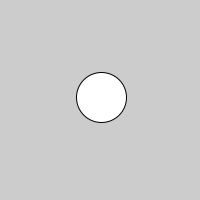
Frame 1 (no input)
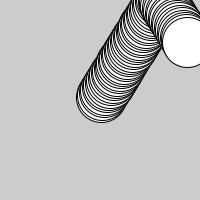
Frame 60 (the mouse pressed at the canvas centre just before this capture)
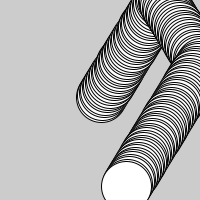
Frame 120 (the mouse held since frame 60 and released just before this capture)

The Processing sketch that drew these frames (run headless with seeded random() and noise(); from frame 60 on, the mouse is pressed at the canvas centre):

// Processing sketch: Classes
// ── Classes.pde
Ball ball;

void setup()
{
   size(200, 200); 
   ball = new Ball(100, 100);
}

void draw()
{
   ball.update();
   ball.draw();
}
// ── Ball.pde
class Ball{
    PVector position;
    PVector velocity;

    Ball(float x, float y){
        position = new PVector(x, y);

        velocity = new PVector();
        velocity.x = random(10) - 5;
        velocity.y = random(10) - 5;
    }

    void update(){
        position.x += velocity.x;
        position.y += velocity.y;
        if(position.x > width || position.x < 0)
          velocity.x *= -1;
          
        if(position.y > height || position.y < 0)
          velocity.y *= -1;
    }
    
    void draw()
    {
      ellipse(position.x, position.y, 50, 50);
    }
}
